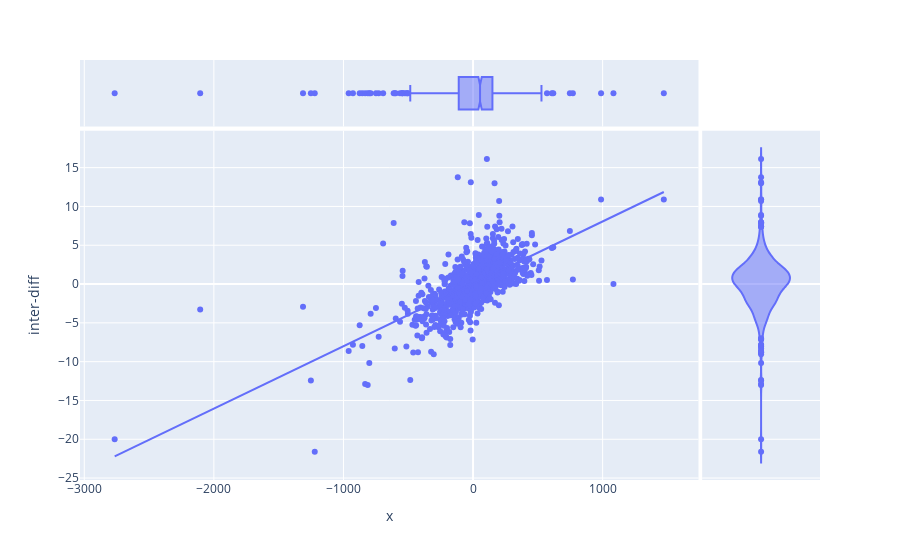

The notebook cell saved with this chart:
### Code cell
diff = period["close"] - period["BB-middle"]

fig = px.scatter(period, x=diff, y="inter-diff", marginal_y="violin",
           marginal_x="box", trendline="ols")
fig.show()

### Figure 1 — Plotly figure (JSON) as saved in the notebook; plotly's stock layout.template omitted (floating-point values rounded to 4 significant figures; data arrays with more than 128 entries replaced by an {"elided": "..."} marker saying what was removed)
{"data": [{"hovertemplate": "x=%{x}<br>inter-diff=%{y}<extra></extra>", "legendgroup": "", "marker": {"color": "#636efa", "symbol": "circle"}, "mode": "markers", "name": "", "showlegend": false, "type": "scatter", "x": {"elided": "989 float values"}, "xaxis": "x", "y": {"elided": "989 float values"}, "yaxis": "y"}, {"alignmentgroup": "True", "hovertemplate": "x=%{x}<extra></extra>", "legendgroup": "", "marker": {"color": "#636efa", "symbol": "circle"}, "name": "", "notched": true, "offsetgroup": "", "showlegend": false, "type": "box", "x": {"elided": "989 float values"}, "xaxis": "x3", "yaxis": "y3"}, {"alignmentgroup": "True", "hovertemplate": "inter-diff=%{y}<extra></extra>", "legendgroup": "", "marker": {"color": "#636efa", "symbol": "circle"}, "name": "", "offsetgroup": "", "scalegroup": "y", "showlegend": false, "type": "violin", "xaxis": "x2", "y": {"elided": "989 float values"}, "yaxis": "y2"}, {"hovertemplate": "<b>OLS trendline</b><br>inter-diff = 0.00804057 * x + 0.0251312<br>R<sup>2</sup>=0.431038<br><br>x=%{x}<br>inter-diff=%{y} <b>(trend)</b><extra></extra>", "legendgroup": "", "marker": {"color": "#636efa", "symbol": "circle"}, "mode": "lines", "name": "", "showlegend": false, "type": "scatter", "x": {"elided": "989 float values"}, "xaxis": "x", "y": {"elided": "989 float values"}, "yaxis": "y"}], "layout": {"legend": {"tracegroupgap": 0}, "margin": {"t": 60}, "xaxis": {"anchor": "y", "domain": [0, 0.8358], "title": {"text": "x"}}, "xaxis2": {"anchor": "y2", "domain": [0.8408, 1], "matches": "x2", "showgrid": false, "showline": false, "showticklabels": false, "ticks": ""}, "xaxis3": {"anchor": "y3", "domain": [0, 0.8358], "matches": "x", "showgrid": true, "showticklabels": false}, "xaxis4": {"anchor": "y4", "domain": [0.8408, 1], "matches": "x2", "showgrid": false, "showline": false, "showticklabels": false, "ticks": ""}, "yaxis": {"anchor": "x", "domain": [0, 0.8316], "title": {"text": "inter-diff"}}, "yaxis2": {"anchor": "x2", "domain": [0, 0.8316], "matches": "y", "showgrid": true, "showticklabels": false}, "yaxis3": {"anchor": "x3", "domain": [0.8416, 1], "matches": "y3", "showgrid": false, "showline": false, "showticklabels": false, "ticks": ""}, "yaxis4": {"anchor": "x4", "domain": [0.8416, 1], "matches": "y3", "showgrid": true, "showline": false, "showticklabels": false, "ticks": ""}}}
